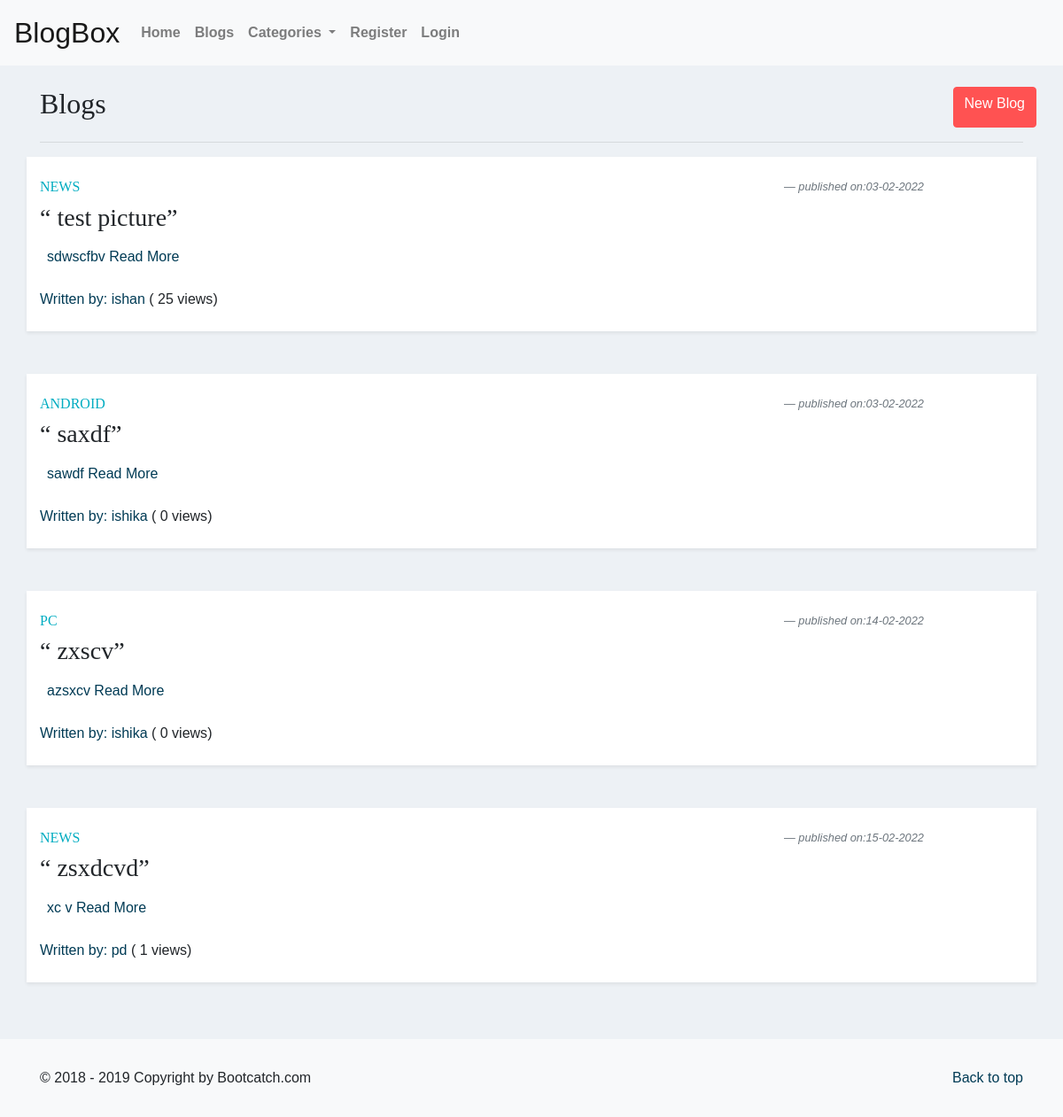
The app's page /blogs/ with its own data.
### Blog/models.py (models this page shows, shortened)
class Blog(models.Model):
    author = models.ForeignKey("auth.User",
        on_delete = models.CASCADE,
        verbose_name = "written by ")
    category = models.CharField(max_length=30, choices=CATEGORY_CHOICES)
    image = models.ImageField(upload_to='blog_img')
    title = models.CharField(max_length=100)
    content = models.TextField()
    date_posted = models.DateTimeField(default=now)
    views = models.IntegerField(default=0)

### Blog/views.py (the view)
# urls.py: path('blogs/', blog_views.blog_page, name='blog-page'),
def blog_page(request):
    blog_list = Blog.objects.all()
    page = request.GET.get('page', 1)
    paginator = Paginator(blog_list, 5)
    try:
        blog_list = paginator.page(page)
    except PageNotAnInteger:
        blog_list = paginator.page(1)
    except EmptyPage:
        blog_list = paginator.page(paginator.num_pages)
    content = {
        'posts': blog_list,
    }
    return render(request, "blog_page.html", content)

### Blog/templates/Blog/blog_page.html (shortened to what this page needs)
{% extends 'Blog/base.html' %} {% load static %}
{% block body_block %}
<div class="container mt-4">
    <div class="row">
        <div class="col">
            <h2 class="font-w-700">Blogs</h2>
        </div>
        <a href="/addpost/" class="btn btn-danger">New Blog</a>
    </div>
    <hr>
    {% for post in posts %}
    <div class="row blog mb-5 bg-white shadow-sm pb-2 pt-4">
        <div class="col-md-9">
            <h6 class="blog-category text-info text-uppercase">{{ post.category}}</h6>
            <h3 class="blog-title"> “ {{post.title}}” </h3>
            <p class="blog-description text-primary p-2"> {{ post.content|slice:":150"|safe }}
                <a href="/article/{{ post.id }}"> Read More </a>
            </p>
            <p class="blog-author"><a href="#">Written by: {{ post.author }}</a>
                (<span> {{post.views}} views</span>)
            </p>
        </div>
        <div class="pull-right">
            <p class="blockquote-footer"><i>published on:{{ post.date_posted|date:"d-m-Y" }}</i> </p>
        </div>
    </div>
    {% endfor %}
</div>
{% endblock %}

### records on screen
Blog: category "NEWS", title "test picture", content "sdwscfbv", author "ishan", views "25", date_posted "03-02-2022"
Blog: category "ANDROID", title "saxdf", content "sawdf", author "ishika", views "0", date_posted "03-02-2022"
Blog: category "PC", title "zxscv", content "azsxcv", author "ishika", views "0", date_posted "14-02-2022"
Blog: category "NEWS", title "zsxdcvd", content "xc v", author "pd", views "1", date_posted "15-02-2022"
